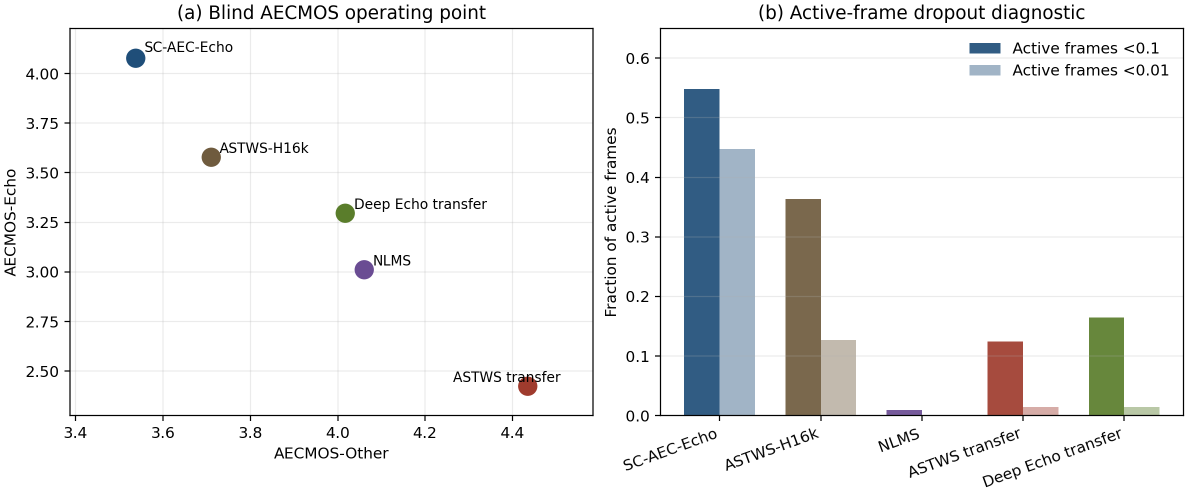
#> input picture artifacts/figures/taslp_blind_summary.png, 2376 x 990 px (shown at 1/2 size)
$ python -i plot_taslp_architecture.py   (imports and definitions only)
#> lines starting #> are read from the running program, lines starting #| are printed output that depends on the picture; after the words box and inside, x2 and y2 are one past the last pixel; in counts of white or black regions, pixels touching at a corner belong together
#> further down, picture is the input picture: PIL image 2376x990 RGBA; mean R, G, B, A 239.2, 239.8, 240, 255
from __future__ import annotations

import json
from pathlib import Path

import matplotlib

# [1 line not run here, left out]
import matplotlib.pyplot as plt
from matplotlib.patches import FancyArrowPatch, FancyBboxPatch
import numpy as np
from PIL import Image, ImageChops, ImageOps


ROOT = Path(__file__).resolve().parents[1]
OUT_DIR = ROOT / "paper" / "common" / "generated" / "figures"
USER_SELECTED_SOURCE = (
    ROOT / "paper" / "common" / "figure_ideation" / "generated" / "architecture_overview_user_selected.png"
)


def crop_white_margin(image: Image.Image, *, threshold: int = 7, padding: int = 10) -> Image.Image:
#> called with threshold = 7, padding = 10
    rgb = image.convert("RGB")
    white = Image.new("RGB", rgb.size, (255, 255, 255))
#> white: PIL image 2376x990 RGB; every value is 255
    diff = ImageChops.difference(rgb, white).convert("L")
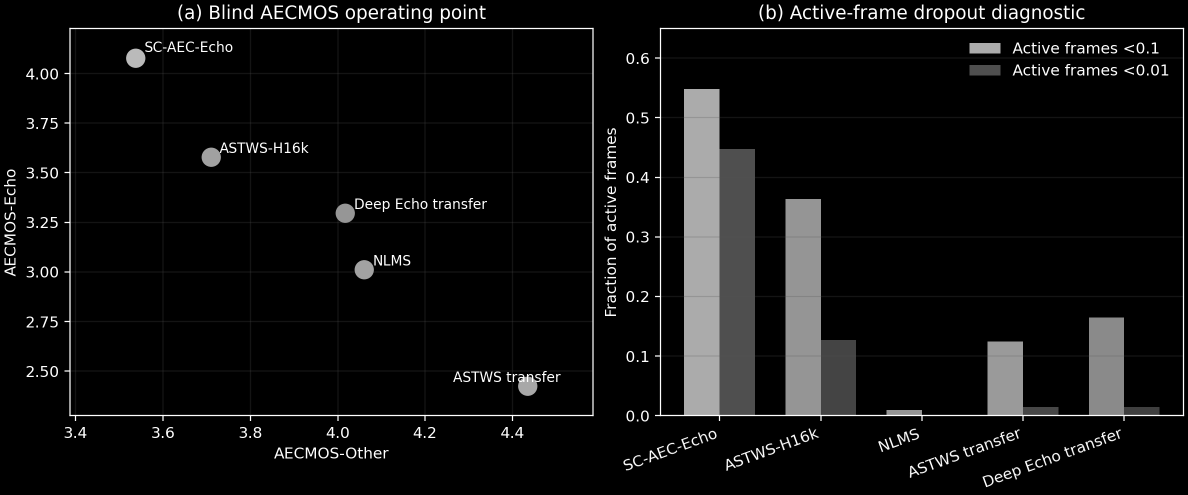
#> diff: PIL image 2376x990 L (shown at 1/2 size); min 0, max 255, mean 15.3
    mask = diff.point(lambda value: 255 if value > threshold else 0)
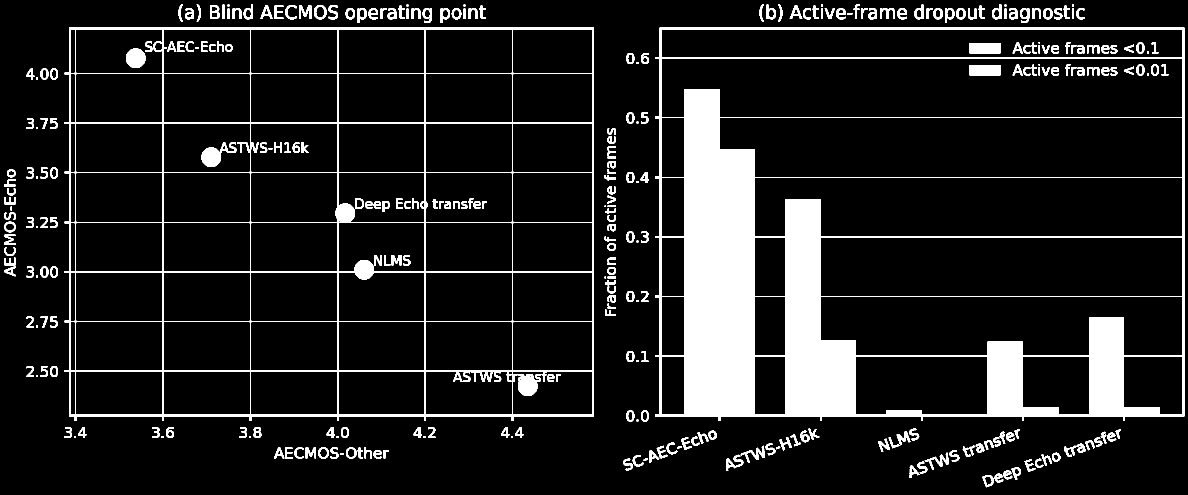
#> mask: PIL image 2376x990 L (shown at 1/2 size); 11.7% white; 313 white regions (34 under 20 px), largest, box (x1, y1, x2, y2) and area: (1310, 55, 2369, 842) 177038, (129, 55, 1188, 842) 42670, (403, 285, 473, 334) 1557
    bbox = mask.getbbox()
#> bbox = (8, 9, 2369, 975)
    if bbox is None:
        return rgb
    left, top, right, bottom = bbox
#> left = 8; top = 9; right = 2369; bottom = 975
    left = max(0, left - padding)
#> left = 0
    top = max(0, top - padding)
#> top = 0
    right = min(rgb.width, right + padding)
#> right = 2376
    bottom = min(rgb.height, bottom + padding)
#> bottom = 985
    cropped = rgb.crop((left, top, right, bottom))
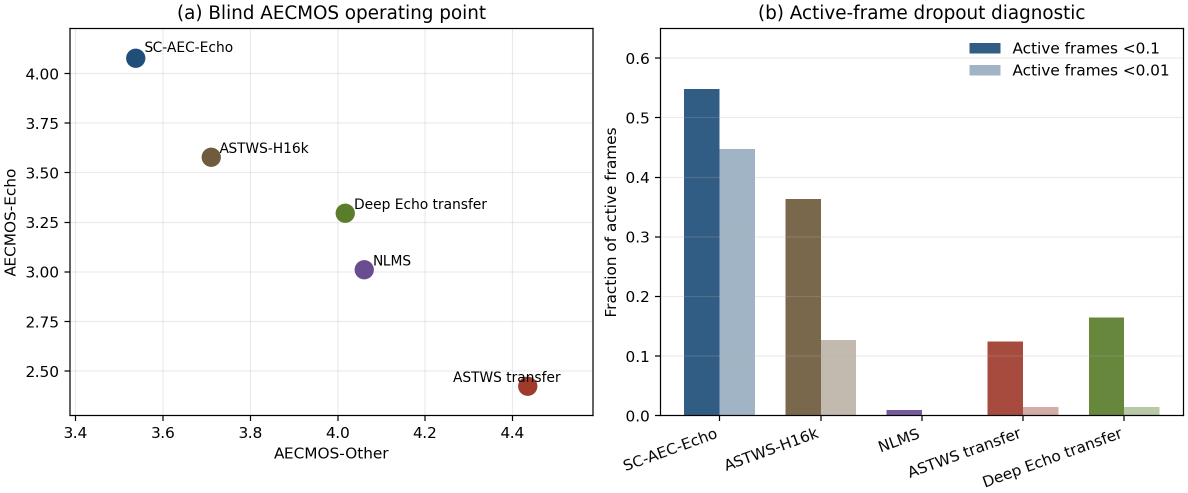
#> cropped: PIL image 2376x985 RGB (shown at 1/2 size); mean R, G, B 239.1, 239.8, 240
    return ImageOps.expand(cropped, border=4, fill="white")
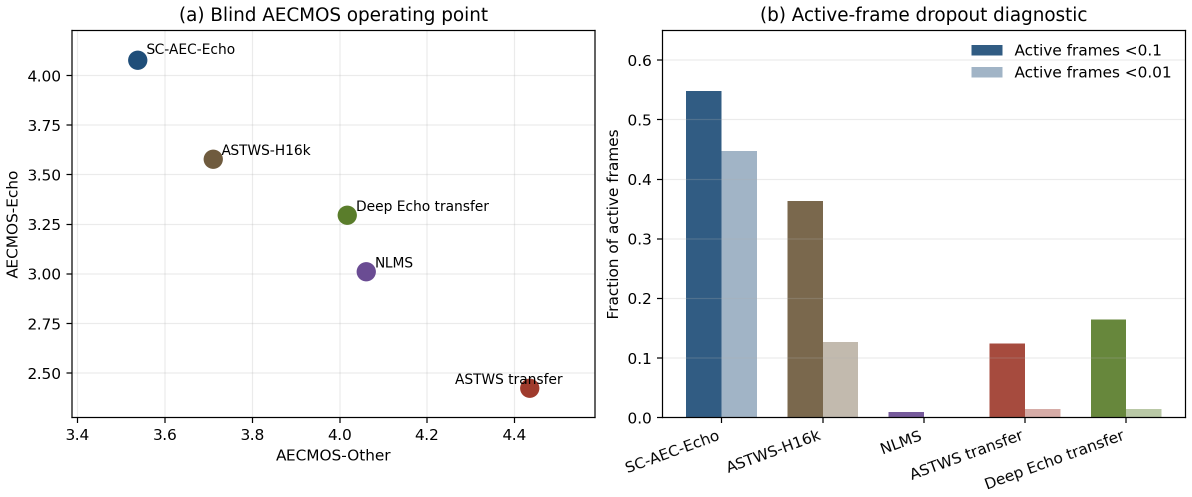
#> returned value: PIL image 2384x993 RGB (shown at 1/2 size); mean R, G, B 239.3, 239.9, 240.1


# [224 lines left out: functions write_user_selected_architecture, add_box, add_arrow, add_wave, add_list_item, main, not called in this run]


# [2 lines not run here, left out]

>>> from PIL import Image
>>> picture = Image.open('../artifacts/figures/taslp_blind_summary.png')
>>> result = crop_white_margin(picture)
